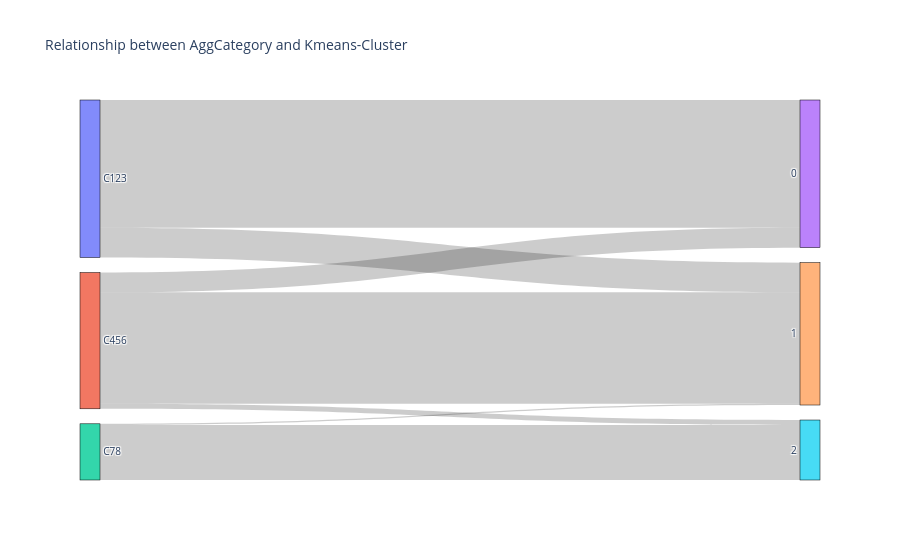

Notebook source saved alongside this figure:
### Code cell
#Draw a Sankey diagram to observe the differences between clusters and true categories.
import plotly.graph_objects as go
# Create a DataFrame from Agg_Category and Cluster
df = pd.DataFrame({'Agg_Category': df_class_merge['Agg_Category'], 'Cluster': df_class_merge['Cluster']})

# Count the relationships
count_relationship = df.groupby(['Agg_Category', 'Cluster']).size().reset_index(name='count')

# Create lists for source, target, and value
source = count_relationship['Agg_Category'].astype(str)
target = count_relationship['Cluster'].astype(str)
value = count_relationship['count']

# Create a unique list of Agg_Category and Cluster labels
labels = pd.concat([source, target]).unique().tolist()

# Convert source and target labels to their respective indices
source_indices = source.apply(lambda x: labels.index(x))
target_indices = target.apply(lambda x: labels.index(x))

# Create the Sankey diagram
fig = go.Figure(go.Sankey(
    node=dict(pad=15, thickness=20, line=dict(color="black", width=0.5), label=labels),
    link=dict(source=source_indices, target=target_indices, value=value)
))

fig.update_layout(title_text="Relationship between AggCategory and Kmeans-Cluster", font_size=10)
fig.show()

### Figure 1 — Plotly figure (JSON) as saved in the notebook; plotly's stock layout.template omitted (floating-point values rounded to 4 significant figures)
{"data": [{"link": {"source": [0, 0, 1, 1, 1, 2, 2], "target": [3, 4, 3, 4, 5, 4, 5], "value": [439, 102, 68, 383, 17, 4, 189]}, "node": {"label": ["C123", "C456", "C78", "0", "1", "2"], "line": {"color": "black", "width": 0.5}, "pad": 15, "thickness": 20}, "type": "sankey"}], "layout": {"font": {"size": 10}, "title": {"text": "Relationship between AggCategory and Kmeans-Cluster"}}}
